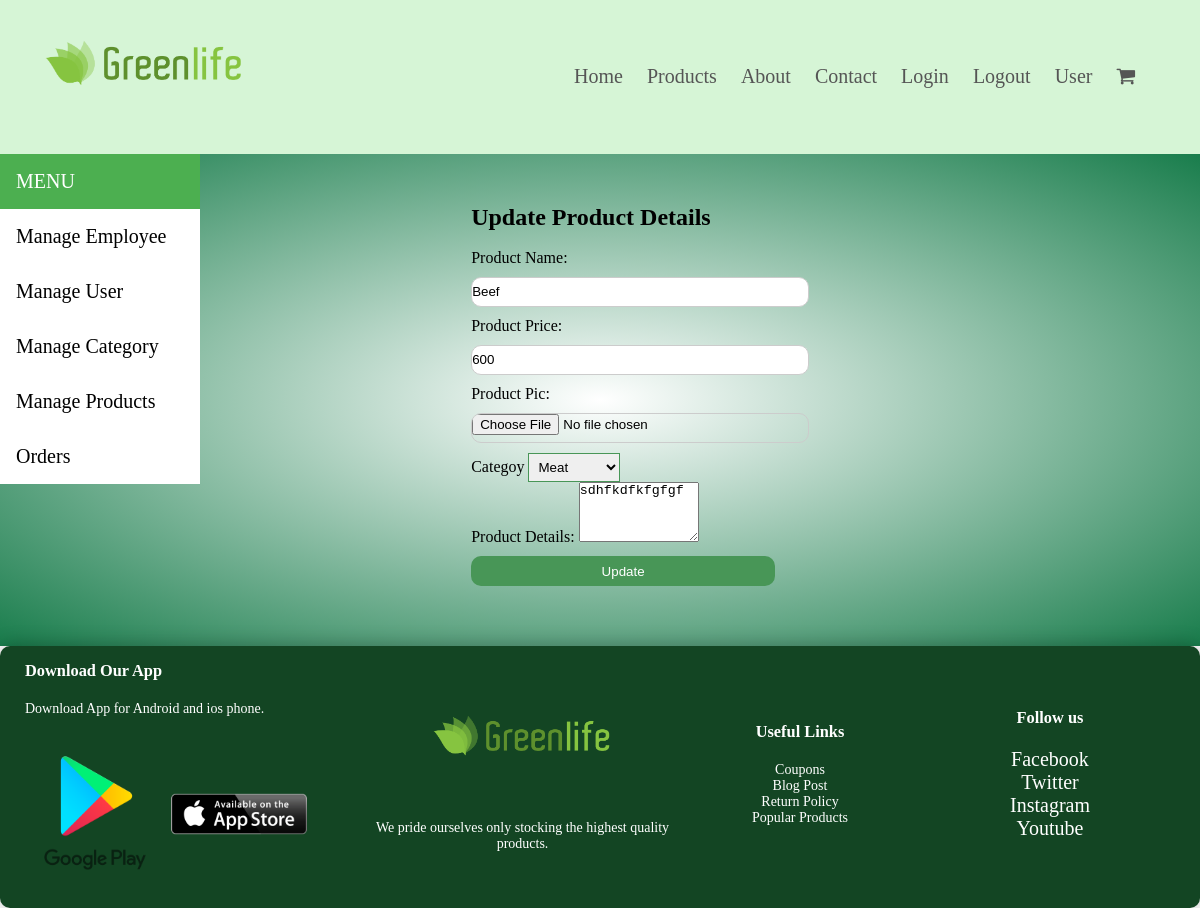
Page /Green_Life/admin/editproduct.php?id=434 on the committed database.
### tables this page shows
CREATE TABLE `products` (
  `id` int(11) NOT NULL,
  `name` varchar(30) NOT NULL,
  `price` int(11) NOT NULL,
  `category` varchar(30) NOT NULL,
  `details` varchar(255) NOT NULL,
  `filename` varchar(255) NOT NULL
);

### Green_Life/models/db_config.php (called while the page is built, shortened)
<?php
  $db_server="localhost";
  $db_user="root";
  $db_pass="";
  $db_name="demo_mvc";
  function get_data($query){
      global $db_server,$db_user,$db_pass,$db_name ;
	  $db_con=mysqli_connect($db_server,$db_user,$db_pass,$db_name);
	  $result=mysqli_query($db_con,$query);
	  $data=[];
	  if(mysqli_num_rows($result)>0){
		  while($row=mysqli_fetch_assoc($result)){
			  $data[]=$row;
		  }
	  }
	  return $data;
  }
?>

### Green_Life/controllers/ProductController.php (called while the page is built, shortened)
<?php
  require_once '../models/db_config.php';
  function getProduct($id){
    $query="SELECT * from products WHERE id=$id";
    $result=get_data($query);
    if(count($result)>0 ){
      return $result[0];
    }
    return false;
  }
?>

### Green_Life/controllers/CategoryController.php (called while the page is built, shortened)
<?php
require_once '../models/db_config.php';
 function getAllCategory(){
 	$query="SELECT * FROM categories";
 	$result=get_data($query);
 	return $result;
 }
?>

### Green_Life/admin/editproduct.php (the view, shortened to what this page needs)
<?php include '../include/header.php';?>
<?php include '../include/sidebar.php';?>
<?php require_once '../controllers/ProductController.php';
  $id=$_GET['id'];
  $product=getProduct($id);
?>
<div id="emp" style="background:radial-gradient(#fff,#197d4c); " onclick="">
   <div class="account">
     <div class="container">
        <div class="row">
	       <form action="" method="post" enctype="multipart/form-data">
			<h2>Update Product Details</h2><br>
			<span class="spn">Product Name:</span> <input type="text" value="<?php echo $product['name']?>" name="name"> <span style="color: red; font-size: 12;" class="spn"> <?php echo $err_name;?></span><br>
			<span class="spn">Product Price:</span> <input type="text" value="<?php echo $product['price']?>" name="price"><span style="color: red; font-size: 12;" class="spn"><?php echo $err_price;?> </span><br>
			<span class="spn">Product Pic:</span> <input type="file"  name="uploadfile"  value="<?php echo $product['filename']?>"><span style="color: red; font-size: 12;" class="spn"><?php ?> </span><br>
			<span class="spn">Categoy</span>
			<select name='category' >
			<?php require_once '../controllers/CategoryController.php';
               $catagories=getAllCategory();
              foreach ($catagories as $category ){
               	$slct = "";
               	if($product["category"]==$category['name']){
               		$slct="selected";
               	}
				echo "<option id=".$category['id']. " $slct>".$category['name']."</option>";
               }
			?>
		</select>
			<span style="color: red; font-size: 12;" class="spn"><?php echo $err_category;?></span><br>
			<span class="spn">Product Details:</span> <textarea  name="details" style="height: 60px;width: 120px;"><?php echo $product['details'];?></textarea> <br>
				<button type="submit" class="btn" name="btn_updateProduct">Update</button>
			  </form>
	 </div>
     </div>
</div>
</div>
<?php include '../include/footer.php';?>

### Green_Life/css/style.css (style rules this page uses)
* { margin: 0; padding: 0; box-sizing: border-box; }
.container { max-width: 1300px; margin:auto; padding-left: 25px; padding-right: 25px; }
.row { display: flex; align-items: center; flex-wrap: wrap; justify-content: space-around; }
.container { max-width: 1300px; margin: auto; padding-left: 25px; padding-right: 25px; }
.btn { display: inline-block; background: #489657; color: #fff; padding: 8px 30px; margin: 30px 0; border-radius: 10px; border: none; }
.account { padding:50px 0; padding-left:80px; background:radial-gradient(#fff,#197d4c); }
form input { width:100%; height:30px; margin:10px 0; border:1px solid #ccc; border-radius:10px; }
form .spn { width: 100%; font-size: 12; }
form .btn { width:90%; border:none; margin:10px 0; height:30px; border-radius:10px; background:#489657 }
select { border: 1px solid #489657; padding: 5px; }

### rows in the picture
products: name "Beef", price "600", details "sdhfkdfkfgfgf"

### other values in the picture
form field category "Meat"
